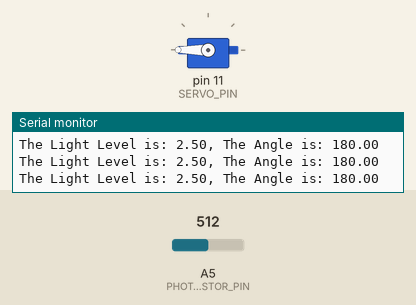
Recording of a sketch running on a simulated Arduino Uno, built with avr-gcc and run on an emulated ATmega328P. Parts: servo, the last lines printed to the serial monitor. The test bench sets the inputs (shaded band); at power-on: A5 (PHOTORESISTOR_PIN) = 512.

Above: at 1.2 s.
1.3 s: A5 (PHOTORESISTOR_PIN) set to 122
At 2.5 s:
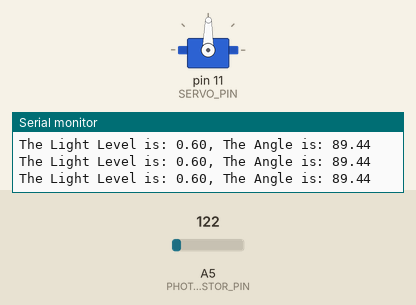
2.8 s: A5 (PHOTORESISTOR_PIN) set to 0
At 3.2 s:
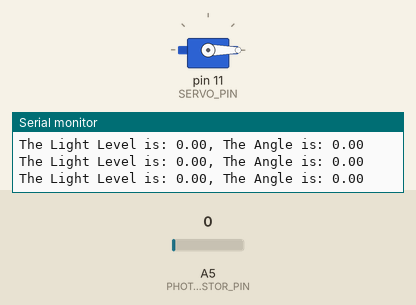
4.3 s: A5 (PHOTORESISTOR_PIN) set to 190
At 5.0 s:
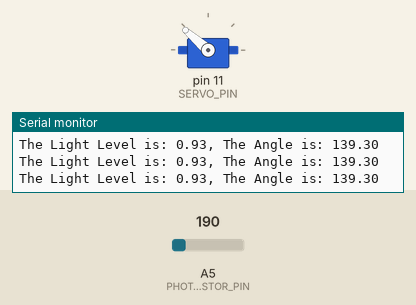
5.8 s: A5 (PHOTORESISTOR_PIN) set to 306
At 7.2 s:
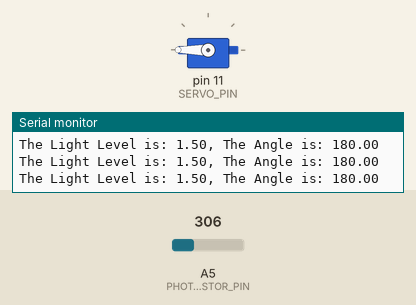
Timing chart, 0 to 8.8 s (numbered marks = the images above; inputs shaded):
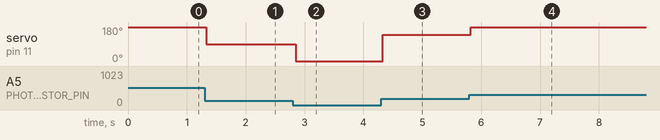

Measured:
- after the input at 1.3 s, servo on pin 11 (SERVO_PIN): 180° → 89° at once
- after the input at 2.8 s, servo on pin 11 (SERVO_PIN): 89° → 0° after 0.05 s
- after the input at 4.3 s, servo on pin 11 (SERVO_PIN): 0° → 139° at once
- after the input at 5.8 s, servo on pin 11 (SERVO_PIN): 139° → 180° at once

The sketch:

Lesson_31_-_Using_Servo_in_a_Simple_Project.ino
```cpp
//We are making the servo angle change in accordance to the light level

//Starting Servo Library
#include <Servo.h>

//Declaring Variables
int SERVO_PIN = 11;
int PHOTORESISTOR_PIN = A5;
float ANGLE;
int LIGHT_READ;
float LIGHT_VALUE;
String LIGHT_MESSAGE = "The Light Level is: ";
String ANGLE_MESSAGE = "The Angle is: ";
String COMMA = ", ";
Servo SERVO;

void setup() {
  //Starting Serial Monitor
  Serial.begin(9600);

  //Starting Servo Pin
  SERVO.attach(SERVO_PIN);
}

void loop() {
  //Reading Light Value
  LIGHT_READ = analogRead(PHOTORESISTOR_PIN);

  //Converting analog read voltage to actual voltage
  LIGHT_VALUE = (5. / 1023.) * LIGHT_READ;

  //Angle is based off of the light value
  //Creating equation
  ANGLE = 150. * LIGHT_VALUE;

  //Constraining maximum Value
  if (ANGLE > 180) {
    ANGLE = 180;
  }

  //Constraining minimum Value
  if (ANGLE < 0) {
    ANGLE = 0;
  }

  //Rotating Servo
  SERVO.write(ANGLE);

  //Printing Messages
  Serial.print(LIGHT_MESSAGE);
  Serial.print(LIGHT_VALUE);
  Serial.print(COMMA);
  Serial.print(ANGLE_MESSAGE);
  Serial.println(ANGLE);
}
```
